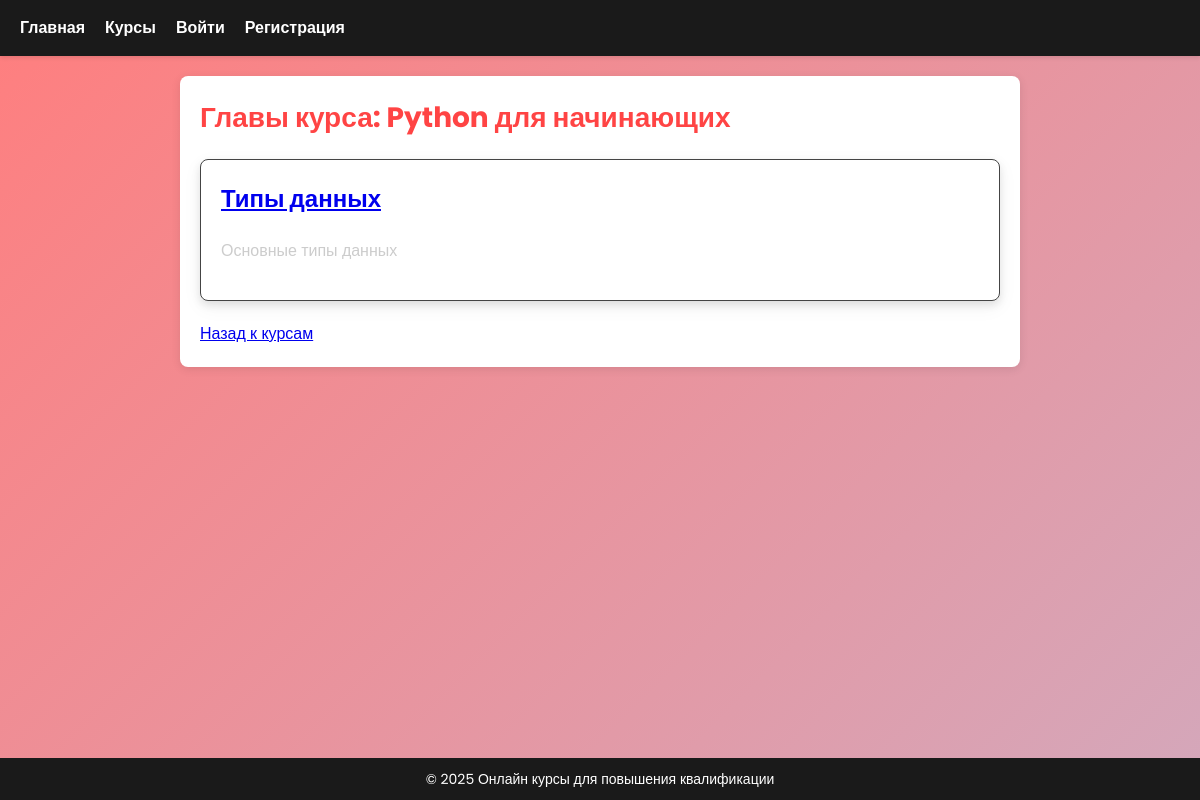
The page /course/1/chapters on the database its author committed.
### tables this page shows
CREATE TABLE courses (
    id INTEGER PRIMARY KEY AUTOINCREMENT,
    title TEXT NOT NULL,
    duration TEXT NOT NULL,
    difficulty TEXT NOT NULL,
    description TEXT
, category);

CREATE TABLE chapters(
        id INTEGER PRIMARY KEY AUTOINCREMENT,
        course_id INTEGER NOT NULL,
        title TEXT NOT NULL,
        description TEXT,
        FOREIGN KEY (course_id) REFERENCES courses(id) ON DELETE CASCADE);

### main.py (the view)
@app.route('/course/<int:course_id>/chapters')
def course_chapters(course_id):
    course = get_course_by_id(course_id)
    if not course:
        return "Курс не найден", 404
    chapters = get_chapters_by_course_id(course_id)
    return render_template('course_chapters.html', course=course, chapters=chapters)

### main.py (called while the page is built)
def get_chapters_by_course_id(course_id):
    conn = sqlite3.connect('courses.db')
    cursor = conn.cursor()
    cursor.execute('SELECT * FROM chapters WHERE course_id = ?', (course_id,))
    chapters = cursor.fetchall()
    conn.close()
    return chapters

def get_course_by_id(course_id):
    conn = sqlite3.connect('courses.db')
    cursor = conn.cursor()
    cursor.execute('SELECT * FROM courses WHERE id = ?', (course_id,))
    course = cursor.fetchone()  # Получаем одну запись
    conn.close()
    return course

### templates/course_chapters.html (shortened to what this page needs)
{% extends "base.html" %}
{% block content %}
<h1>Главы курса: {{ course[1] }}</h1>
<div>
    {% for chapter in chapters %}
    <div class="chapter-card">
        <h2><a href="{{ url_for('chapter_lessons', chapter_id=chapter[0]) }}">{{ chapter[2] }}</a></h2>
            <p>{{ chapter[3] }}</p>
    </div>
    {% endfor %}
</div>
<a href="{{ url_for('show_courses') }}">Назад к курсам</a>
{% endblock %}

### static/css/styles.css (style rules this page uses)
body { font-family: 'Poppins', sans-serif; margin: 0; padding: 0; color: #ffffff; background: linear-gradient(135deg, #ff7e7e 0%, #a9d1f8 50%, #ffffff 100%); background-size: 400% 400%; animation: gradientAnimation 10s ease infinite; height: 100vh; line-height: 1.6; }
h1, h2, h3 { color: #ff4444; margin-top: 0; }
h1 { font-size: 28px; }
h2 { font-size: 24px; }
p { color: #555; font-size: 16px; line-height: 1.6; }
.course-card, .chapter-card, .lesson-card { background-color: white; border: 1px solid #444444; border-radius: 8px; padding: 20px; margin-bottom: 20px; box-shadow: 0 2px 10px rgba(0, 0, 0, 0.1); transition: transform 0.3s, box-shadow 0.3s; box-shadow: 0 4px 8px rgba(0, 0, 0, 0.1), 0 6px 20px rgba(0, 0, 0, 0.05); }
.course-card h2, .chapter-card h2, .lesson-card h2 { color: #ff4444; margin-top: 0; }
.course-card p, .chapter-card p, .lesson-card p { color: #cccccc; }

### rows shown on the page
courses: title "Python для начинающих"
chapters: title "Типы данных", description "Основные типы данных"
